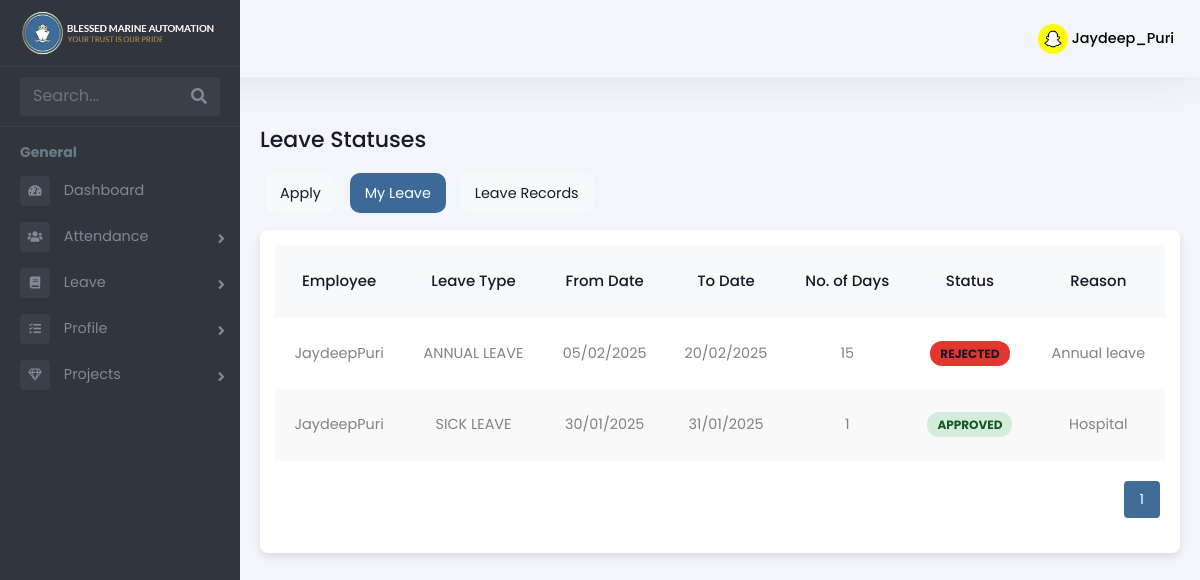
The app's page /employee/my-leave/ (signed in), older data.
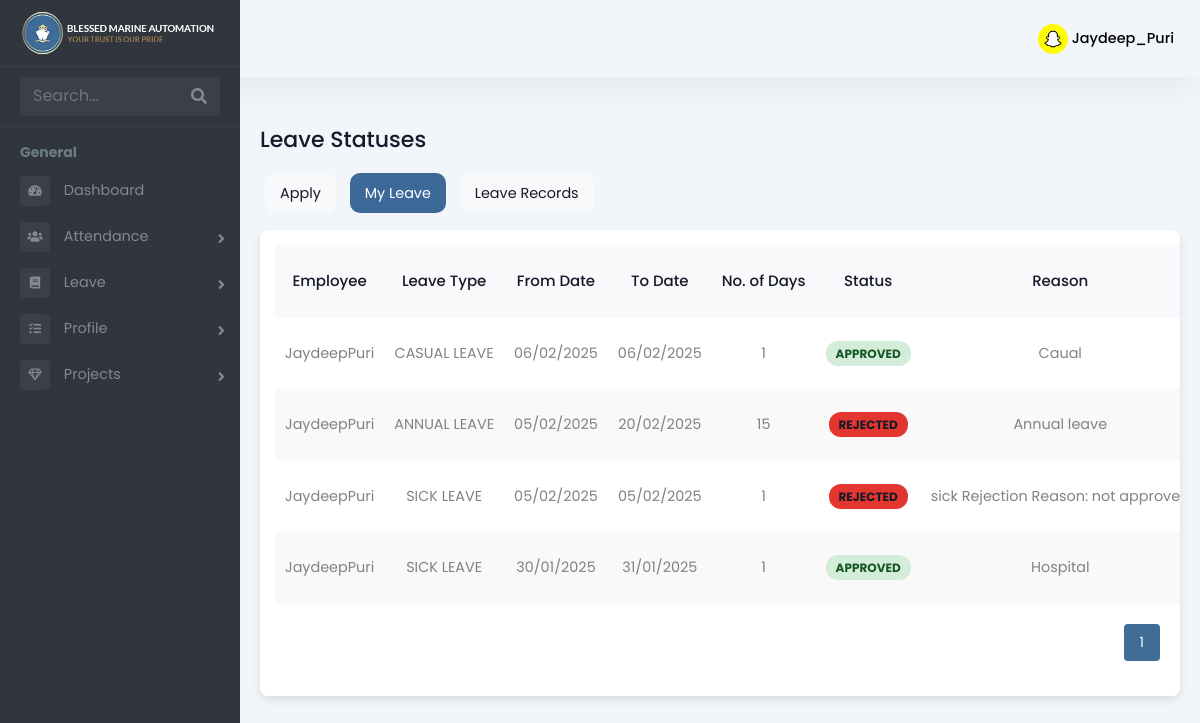
The same page, newer data.
### Admin/models.py (models this page shows, shortened)
class Employee(models.Model):
    user = models.OneToOneField(User, on_delete=models.CASCADE, related_name='employee_profile')
    is_employee = models.BooleanField(default=False)
    is_manager = models.BooleanField(default=False)
    rank = models.CharField(max_length=255, blank=True, null=True)
    salary = models.DecimalField(max_digits=10, decimal_places=2, blank=True, null=True)
    work_days = models.DecimalField(max_digits=10, decimal_places=2, default=0, blank=True)
    holidays = models.IntegerField(null=True, blank=True)
    overseas_days = models.IntegerField(default=0)
    date_of_birth = models.DateField(null=True, blank=True)
    phone_number = models.CharField(max_length=15, blank=True, null=True)
    date_of_join = models.DateField(null=True, blank=True)
    address = models.TextField(blank=True, null=True)
    profile_picture = models.ImageField(upload_to="profile_pictures/", null=True, blank=True)

class Leave(models.Model):
    LEAVE_TYPE_CHOICES = [
        ('SICK LEAVE', 'Sick Leave'),
        ('ANNUAL LEAVE', 'Annual Leave'),
        ('CASUAL LEAVE', 'Casual Leave'),
    ]
    STATUS_CHOICES = [
        ('PENDING', 'Pending'),
        ('APPROVED', 'Approved'),
        ('REJECTED', 'Rejected'),
    ]
    user = models.ForeignKey(User, on_delete=models.CASCADE)  # Assuming you're using the default User model
    leave_type = models.CharField(max_length=50, choices=LEAVE_TYPE_CHOICES)
    from_date = models.DateField()
    to_date = models.DateField()
    reason = models.TextField()
    no_of_days = models.IntegerField(editable=False)  # Automatically calculated
    approval_status = models.CharField(max_length=10, choices=STATUS_CHOICES, default='PENDING')

### employee_data/views.py (the view)
# urls.py: path("my-leave/", views.my_leave_status, name="my_leave"),
@login_required
def my_leave_status(request):
    leaves_list = Leave.objects.filter(user=request.user).order_by("-from_date")
    paginator = Paginator(leaves_list, 10)
    page_number = request.GET.get("page")
    leaves = paginator.get_page(page_number)
    return render(request, "employee/leavestatus.html", {"leaves": leaves})

### templates/employee/leavestatus.html (shortened to what this page needs)
{% extends 'employee/employeebase.html' %}
{% load custom_filters %}
{% load static %}
{% block content %}
<div class="emply-list-wraper">
    <div class="pg-title">
        <h1>Leave Statuses</h1>
    </div>
    <div class="leave-tab-wrapper">
        <a href="{% url 'apply_leave' %}">Apply</a>
        <a href="{% url 'my_leave' %}" class="active">My Leave</a>
        <a href="{% url 'leave_records' %}">Leave Records</a>
    </div>
    <div class="widget-box table-wdgt">
        <table id="leaveTable">
            <thead>
                <tr>
                    <th>Employee</th>
                    <th>Leave Type</th>
                    <th>From Date</th>
                    <th>To Date</th>
                    <th>No. of Days</th>
                    <th>Status</th>
                    <th>Reason</th>
                </tr>
            </thead>
            <tbody>
                {% for leave in leaves %}
                <tr>
                    <td><a href="#">{{ leave.user.username }}</a></td>
                    <td>{{ leave.leave_type }}</td>
                    <td>{{ leave.from_date|date:"d/m/Y" }}</td>
                    <td>{{ leave.to_date|date:"d/m/Y" }}</td>
                    <td>{{ leave.no_of_days }}</td>
                    <td>
                        <span class="status
                            {% if leave.approval_status == 'APPROVED' %}completed
                            {% elif leave.approval_status == 'REJECTED' %}cancelled
                            {% else %}pending{% endif %}">
                            {{ leave.approval_status }}
                        </span>
                    </td>
                    <td>{{ leave.reason }}</td>
                </tr>
                {% empty %}
                <tr>
                    <td colspan="7" class="text-center">No leave applications found.</td>
                </tr>
                {% endfor %}
            </tbody>
        </table>
        <div class="pagination" id="pagination">
            {% for num in leaves.paginator.page_range %}
                <a href="?page={{ num }}">
                    <button class="{% if num == leaves.number %}active{% endif %}">{{ num }}</button>
                </a>
            {% endfor %}
        </div>
    </div>
</div>
{% endblock %}

### templates/employee/employeebase.html (shortened to what this page needs)
{% load static %}
<!DOCTYPE html>
<html lang="en">
<head>
  <link rel="stylesheet" href="{% static 'assets/vendor/bootstrap/css/bootstrap.min.css' %}" />
  <link href="https://use.fontawesome.com/releases/v5.0.6/css/all.css" rel="stylesheet" />
  <link rel="stylesheet" href="{% static 'assets/styles.css' %}" />
  <link rel="stylesheet" href="{% static 'assets/css/style.css' %}" />
</head>
<body>
  <header>
    <div class="hdr-user">
      <div class="dropdown">
        <button class="btndropdown-toggle" type="button" id="dropdownMenuButton1"
                  data-bs-toggle="dropdown" aria-expanded="false">
                  {% if request.user.employee_profile.profile_picture %}
                      <img src="{{ request.user.employee_profile.profile_picture.url }}"
                           alt="Profile Picture"
                           class="rounded-circle"
                           style="width: 30px; height: 30px; object-fit: cover;">
                  {% else %}
                      <i class="fas fa-user"></i>
                  {% endif %}
                  <span>{{ request.user.first_name }}_{{ request.user.last_name }}</span>
              </button>
      </div>
    </div>
  </header>
  <div class="page-wrapper chiller-theme toggled" id="content">
    <nav id="sidebar" class="sidebar-wrapper sidebar">
      <div class="sidebar-content">
        <div class="sidebar-brand">
          <a href="{% url 'employee_dashboard' %}"><img src="{% static 'assets/images/blessesmarine-logo.webp' %}"
              alt="Blessed Marine Automation Logo" /></a>
        </div>
        <div class="sidebar-search">
          <div>
            <div class="input-group">
              <input type="text" class="form-control search-menu" placeholder="Search..." />
              <div class="input-group-append">
                <span class="input-group-text">
                  <i class="fa fa-search" aria-hidden="true"></i>
                </span>
              </div>
            </div>
          </div>
        </div>
        <div class="sidebar-menu">
          <ul>
            <li class="header-menu">
              <span>General</span>
            </li>
            <li>
              <a href="{% url 'employee_dashboard' %}">
                <i class="fa fa-tachometer-alt"></i>
                <span>Dashboard</span>
              </a>
            </li>
            <li class="sidebar-dropdown">
              <a href="{% url 'attendance_list_view' %}">
                <i class="fas fa-users"></i>
                <span>Attendance</span>
              </a>
            </li>
            <li class="sidebar-dropdown">
              <a href="{% url 'my_leave' %}">
                <i class="fa fa-book"></i>
                <span>Leave</span>
              </a>
            </li>
            <li class="sidebar-dropdown">
              <a href="{% url 'profile_view' %}">
                <i class="fas fa-tasks"></i>
                <span>Profile</span>
              </a>
            </li>
            <li class="sidebar-dropdown">
              <a href="#">
                <i class="far fa-gem"></i>
                <span>Projects</span>
              </a>
            </li>
          </ul>
        </div>
      </div>
    </nav>
    {% block content %}
    {% endblock %}
  </div>
</body>
</html>

Row changes from the older to the newer data that the page shows:
added Leave: user.username "JaydeepPuri", leave_type "CASUAL LEAVE", from_date "06/02/2025", to_date "06/02/2025", no_of_days "1", approval_status "APPROVED", reason "Caual"
added Leave: user.username "JaydeepPuri", leave_type "SICK LEAVE", from_date "05/02/2025", to_date "05/02/2025", no_of_days "1", approval_status "REJECTED", reason "sick Rejection Reason: not…"
